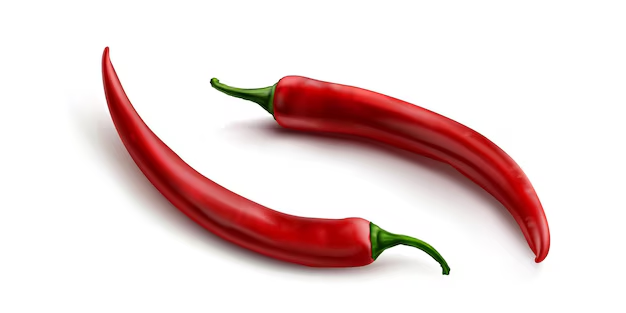
#> input picture Lab1/img_1.png, 626 x 313 px
$ python main.py   (older library calls are emulated)
#> lines starting #> are read from the running program, lines starting #| are printed output that depends on the picture
import cv2
import numpy as np
import matplotlib.pyplot as plt

image = cv2.imread('img_1.png')
#> image is the input picture: shape (313, 626, 3); mean B, G, R 212.6, 213.3, 233.2

blurred_image = cv2.GaussianBlur(image, (5, 5), 0)

kernel = np.array([[0, -1, 0],
                   [-1, 5, -1],
                   [0, -1, 0]])
sharpened = cv2.filter2D(image, -1, kernel)

blurred = cv2.GaussianBlur(image, (5, 5), 0)
sharpened_unsharp = cv2.addWeighted(image, 1.5, blurred, -0.5, 0)

edges = cv2.Sobel(image, cv2.CV_64F, 1, 1, ksize=5)
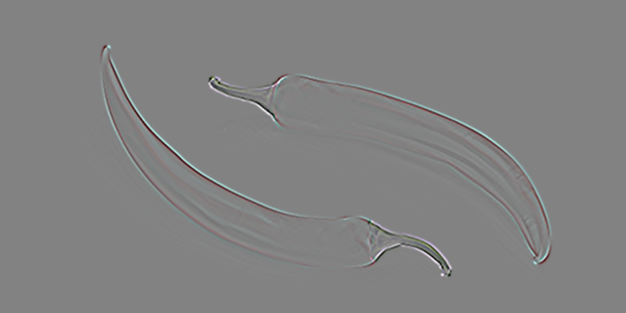
#> edges: shape (313, 626, 3) float64; mean B, G, R 0, 0, 0; drawn with min black and max white
edges = cv2.convertScaleAbs(edges)
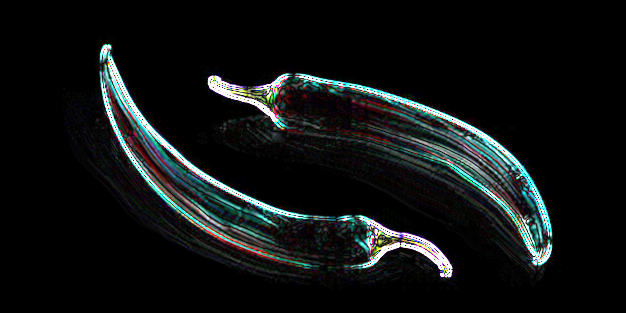
#> edges: shape (313, 626, 3); mean B, G, R 19.2, 19.2, 16.1

combined = cv2.addWeighted(blurred_image, 0.5, edges, 0.5, 0)
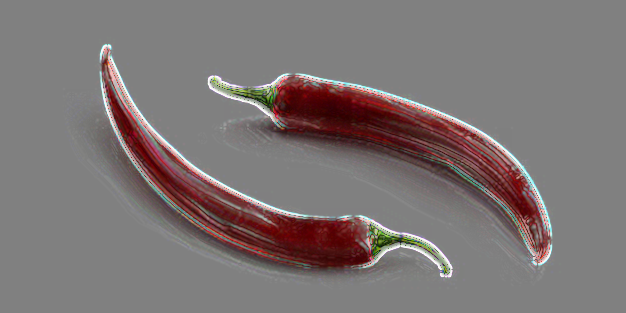
#> combined: shape (313, 626, 3); mean B, G, R 116.2, 116.6, 125
combined = cv2.addWeighted(combined, 0.5, sharpened, 0.5, 0)
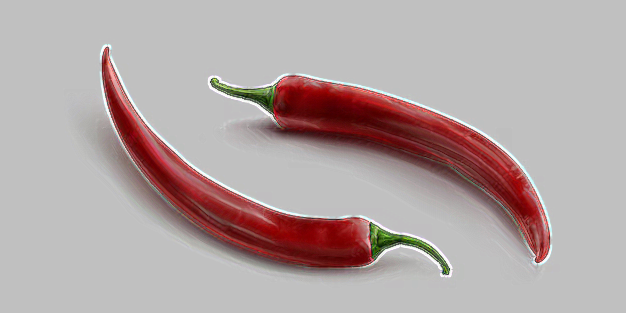
#> combined: shape (313, 626, 3); mean B, G, R 164.8, 165.3, 179.2


def show_images(original, blurred, edges, sharpened, combined):
    plt.figure(figsize=(12, 10))

    plt.subplot(2, 3, 1)
    plt.title('Оригинальное изображение')
    plt.imshow(cv2.cvtColor(original, cv2.COLOR_BGR2RGB))
    plt.axis('off')

    plt.subplot(2, 3, 2)
    plt.title('Размытие по Гауссу')
    plt.imshow(cv2.cvtColor(blurred, cv2.COLOR_BGR2RGB))
    plt.axis('off')

    plt.subplot(2, 3, 3)
    plt.title('Выделение границ')
    plt.imshow(edges, cmap='gray')
    plt.axis('off')

    plt.subplot(2, 3, 4)
    plt.title('Повышение резкости')
    plt.imshow(cv2.cvtColor(sharpened, cv2.COLOR_BGR2RGB))
    plt.axis('off')

    plt.subplot(2, 3, 5)
    plt.title('Комбинация изображений')
    plt.imshow(cv2.cvtColor(combined, cv2.COLOR_BGR2RGB))
    plt.axis('off')

    plt.tight_layout()
    plt.show()
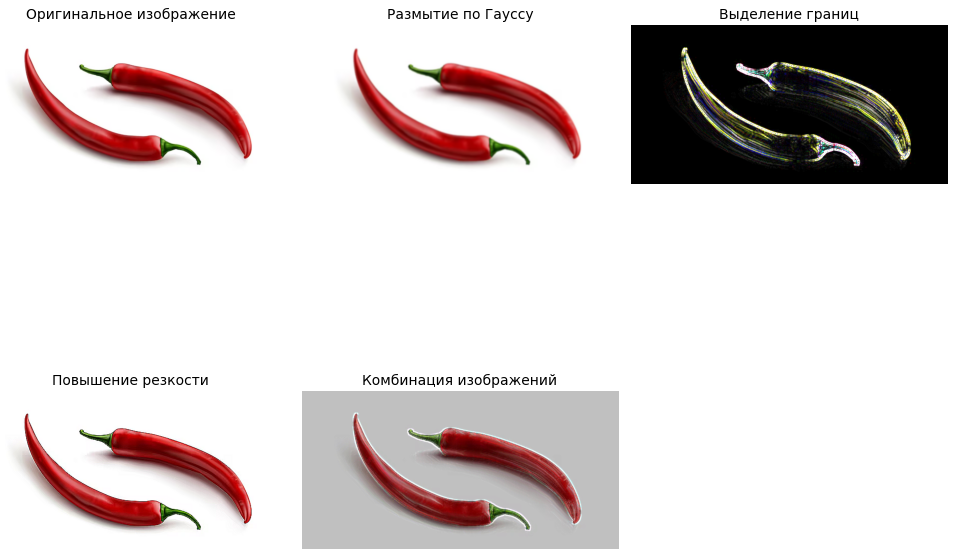
#> figure drawn by matplotlib, 5 panels; B, G, R data is drawn as R, G, B


show_images(image, blurred_image, edges, sharpened, combined)

$ run again, with Lab1/img.png copied over Lab1/img_1.png
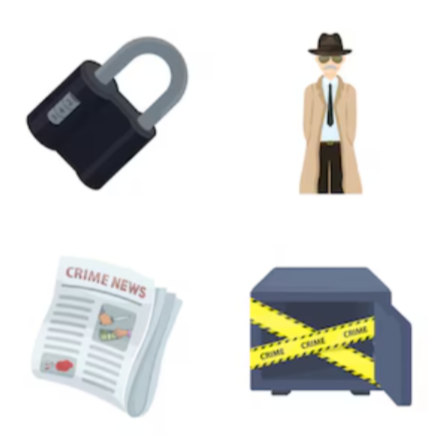
#> input picture Lab1/img.png, 429 x 440 px
#> image is the input picture: shape (440, 429, 3); mean B, G, R 219.7, 221.9, 221.1
#> `edges = cv2.convertScaleAbs(edges)`:
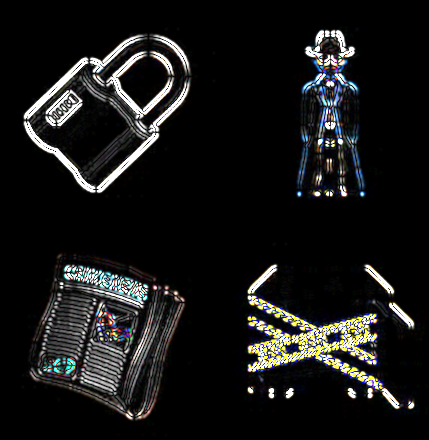
#> edges: shape (440, 429, 3); mean B, G, R 23.2, 23.7, 23.5
#> `combined = cv2.addWeighted(combined, 0.5, sharpened, 0.5, 0)`:
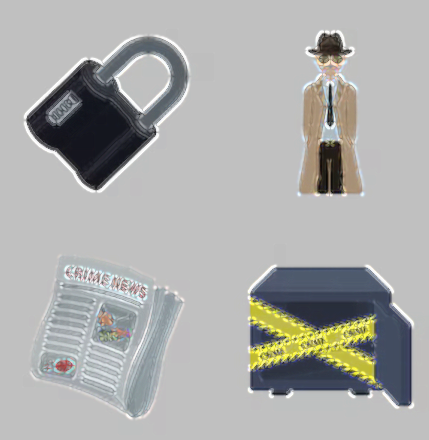
#> combined: shape (440, 429, 3); mean B, G, R 171, 172.7, 172
